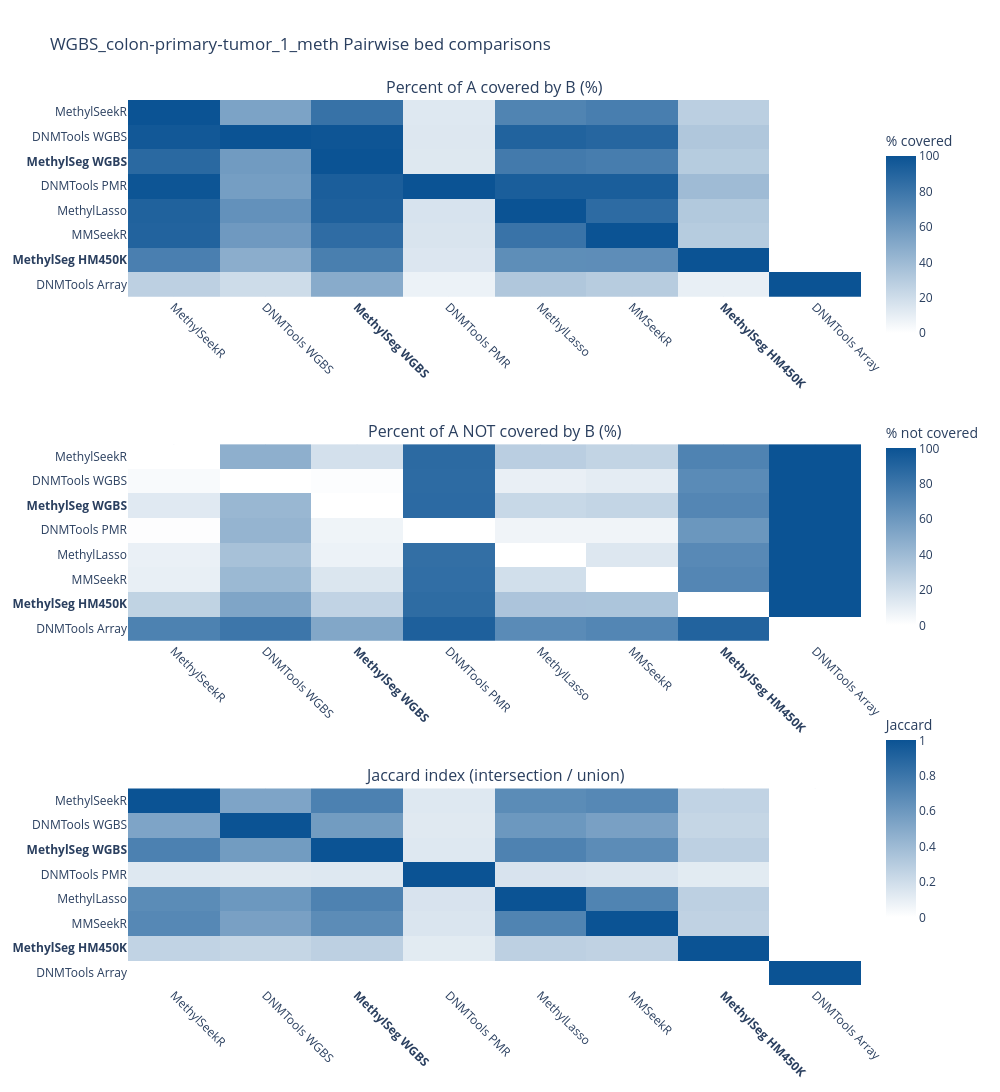

The notebook cell saved with this chart:
### Code cell
COMPARISON_TOOL_LABELS = {
    "methylseg": "MethylSeg WGBS",
    "methylseg_wgbs": "MethylSeg WGBS",
    "methylseg_hm450k": "MethylSeg HM450K",
    "methylseekr": "MethylSeekR",
    "dnmtools": "DNMTools WGBS",
    "dnmtools_array": "DNMTools Array",
    "dnmtools_pmr": "DNMTools PMR",
    "mmseekr": "MMSeekR",
    "methyl_lasso": "MethylLasso",
    "methylasso": "MethylLasso",
}

ARRAY_MODE_TOOLS = ["methylseg_hm450k", "dnmtools_array"]
BOLD_HEATMAP_LABELS = {"MethylSeg WGBS", "MethylSeg HM450K"}

def reorder_comparison_matrix(matrix_df: pd.DataFrame) -> pd.DataFrame:
    ordered_tools = [tool for tool in matrix_df.index if tool not in ARRAY_MODE_TOOLS]
    ordered_tools.extend(tool for tool in ARRAY_MODE_TOOLS if tool in matrix_df.index)
    return matrix_df.loc[ordered_tools, ordered_tools]

def relabel_comparison_matrix(matrix_df: pd.DataFrame) -> pd.DataFrame:
    display_df = matrix_df.copy()
    display_labels = [COMPARISON_TOOL_LABELS.get(tool, tool) for tool in display_df.index]
    display_df.index = display_labels
    display_df.columns = display_labels
    return display_df

plot_jaccard_matrix = relabel_comparison_matrix(reorder_comparison_matrix(jaccard_matrix)).round(4)
plot_pct_covered_matrix = relabel_comparison_matrix(
    reorder_comparison_matrix((pct_covered_matrix * 100.0).round(4))
)
plot_pct_not_covered_matrix = (100.0 - plot_pct_covered_matrix).round(4)

white_blue = HEATMAP_COLOR_SCALES["white_to_blue"]

heatmap_names = plot_jaccard_matrix.index.tolist()
heatmap_tick_labels = [
    f"<b>{label}</b>" if label in BOLD_HEATMAP_LABELS else label
    for label in heatmap_names
]

fig = make_subplots(
    rows=3,
    cols=1,
    subplot_titles=(
        "Percent of A covered by B (%)",
        "Percent of A NOT covered by B (%)",
        "Jaccard index (intersection / union)",
    ),
)

fig.add_trace(
    go.Heatmap(
        z=plot_pct_covered_matrix.values,
        x=heatmap_names,
        y=heatmap_names,
        zmin=0,
        zmax=100,
        colorscale=white_blue,
        colorbar=dict(title="% covered", lenmode="fraction", len=0.25, y=0.85),
        hovertemplate="A: %{y}<br>B: %{x}<br>% covered: %{z:.2f}%<extra></extra>",
    ),
    row=1,
    col=1,
)

fig.add_trace(
    go.Heatmap(
        z=plot_pct_not_covered_matrix.values,
        x=heatmap_names,
        y=heatmap_names,
        zmin=0,
        zmax=100,
        colorscale=white_blue,
        colorbar=dict(title="% not covered", lenmode="fraction", len=0.25, y=0.52),
        hovertemplate="A: %{y}<br>B: %{x}<br>% not covered: %{z:.2f}%<extra></extra>",
    ),
    row=2,
    col=1,
)

fig.add_trace(
    go.Heatmap(
        z=plot_jaccard_matrix.values,
        x=heatmap_names,
        y=heatmap_names,
        zmin=0,
        zmax=1,
        colorscale=white_blue,
        colorbar=dict(title="Jaccard", lenmode="fraction", len=0.25, y=0.19),
        hovertemplate="A: %{y}<br>B: %{x}<br>Jaccard: %{z:.4f}<extra></extra>",
    ),
    row=3,
    col=1,
)

fig.update_layout(
    height=1200,
    width=1000,
    title_text=f"{sample_id} Pairwise bed comparisons",
    template="plotly_white",
    margin=dict(l=120, r=40, t=100, b=80),
)

fig.update_yaxes(
    autorange="reversed",
    tickmode="array",
    tickvals=heatmap_names,
    ticktext=heatmap_tick_labels,
)
fig.update_xaxes(
    tickangle=45,
    tickmode="array",
    tickvals=heatmap_names,
    ticktext=heatmap_tick_labels,
)

fig.show()

### Figure 1 — Plotly figure (JSON) as saved in the notebook; plotly's stock layout.template omitted (floating-point values rounded to 4 significant figures)
{"data": [{"colorbar": {"len": 0.25, "lenmode": "fraction", "title": {"text": "% covered"}, "y": 0.85}, "colorscale": [[0, "#FFFFFF"], [1, "#0B5394"]], "hovertemplate": "A: %{y}<br>B: %{x}<br>% covered: %{z:.2f}%<extra></extra>", "type": "heatmap", "x": ["MethylSeekR", "DNMTools WGBS", "MethylSeg WGBS", "DNMTools PMR", "MethylLasso", "MMSeekR", "MethylSeg HM450K", "DNMTools Array"], "xaxis": "x", "y": ["MethylSeekR", "DNMTools WGBS", "MethylSeg WGBS", "DNMTools PMR", "MethylLasso", "MMSeekR", "MethylSeg HM450K", "DNMTools Array"], "yaxis": "y", "z": [[100.0, 53.53, 81.95, 13.51, 71.62, 74.86, 27.75, 0.0405], [97.11, 100.0, 98.88, 13.99, 90.85, 88.77, 32.37, 0.0555], [87.48, 58.19, 100.0, 13.62, 77.2, 75.46, 29.81, 0.0775], [99.01, 56.5, 93.46, 100.0, 93.66, 93.71, 39.36, 0.0844], [91.51, 63.99, 92.4, 16.33, 100.0, 85.95, 31.52, 0.0615], [90.43, 59.11, 85.39, 15.45, 81.25, 100.0, 29.89, 0.0534], [74.18, 47.7, 74.64, 14.36, 65.95, 66.13, 100.0, 0.0367], [27.2, 20.55, 48.77, 7.742, 32.37, 29.7, 9.222, 100.0]], "zmax": 100, "zmin": 0}, {"colorbar": {"len": 0.25, "lenmode": "fraction", "title": {"text": "% not covered"}, "y": 0.52}, "colorscale": [[0, "#FFFFFF"], [1, "#0B5394"]], "hovertemplate": "A: %{y}<br>B: %{x}<br>% not covered: %{z:.2f}%<extra></extra>", "type": "heatmap", "x": ["MethylSeekR", "DNMTools WGBS", "MethylSeg WGBS", "DNMTools PMR", "MethylLasso", "MMSeekR", "MethylSeg HM450K", "DNMTools Array"], "xaxis": "x2", "y": ["MethylSeekR", "DNMTools WGBS", "MethylSeg WGBS", "DNMTools PMR", "MethylLasso", "MMSeekR", "MethylSeg HM450K", "DNMTools Array"], "yaxis": "y2", "z": [[0.0, 46.47, 18.05, 86.49, 28.38, 25.14, 72.25, 99.96], [2.888, 0.0, 1.115, 86.01, 9.15, 11.23, 67.63, 99.94], [12.52, 41.81, 0.0, 86.38, 22.8, 24.54, 70.19, 99.92], [0.9905, 43.5, 6.545, 0.0, 6.336, 6.294, 60.64, 99.92], [8.493, 36.01, 7.595, 83.67, 0.0, 14.05, 68.48, 99.94], [9.574, 40.89, 14.61, 84.55, 18.75, 0.0, 70.11, 99.95], [25.82, 52.3, 25.36, 85.64, 34.05, 33.87, 0.0, 99.96], [72.8, 79.45, 51.23, 92.26, 67.63, 70.3, 90.78, 0.0]], "zmax": 100, "zmin": 0}, {"colorbar": {"len": 0.25, "lenmode": "fraction", "title": {"text": "Jaccard"}, "y": 0.19}, "colorscale": [[0, "#FFFFFF"], [1, "#0B5394"]], "hovertemplate": "A: %{y}<br>B: %{x}<br>Jaccard: %{z:.4f}<extra></extra>", "type": "heatmap", "x": ["MethylSeekR", "DNMTools WGBS", "MethylSeg WGBS", "DNMTools PMR", "MethylLasso", "MMSeekR", "MethylSeg HM450K", "DNMTools Array"], "xaxis": "x3", "y": ["MethylSeekR", "DNMTools WGBS", "MethylSeg WGBS", "DNMTools PMR", "MethylLasso", "MMSeekR", "MethylSeg HM450K", "DNMTools Array"], "yaxis": "y3", "z": [[1.0, 0.5269, 0.7335, 0.1349, 0.6715, 0.6936, 0.253, 0.0004], [0.5269, 1.0, 0.5781, 0.1263, 0.6011, 0.55, 0.2389, 0.0006], [0.7335, 0.5781, 1.0, 0.1349, 0.7259, 0.6684, 0.2707, 0.0008], [0.1349, 0.1263, 0.1349, 1.0, 0.1616, 0.1529, 0.1176, 0.0008], [0.6715, 0.6011, 0.7259, 0.1616, 1.0, 0.7172, 0.2711, 0.0006], [0.6936, 0.55, 0.6684, 0.1529, 0.7172, 1.0, 0.2592, 0.0005], [0.253, 0.2389, 0.2707, 0.1176, 0.2711, 0.2592, 1.0, 0.0004], [0.0004, 0.0006, 0.0008, 0.0008, 0.0006, 0.0005, 0.0004, 1.0]], "zmax": 1, "zmin": 0}], "layout": {"annotations": [{"font": {"size": 16}, "showarrow": false, "text": "Percent of A covered by B (%)", "x": 0.5, "xanchor": "center", "xref": "paper", "y": 1, "yanchor": "bottom", "yref": "paper"}, {"font": {"size": 16}, "showarrow": false, "text": "Percent of A NOT covered by B (%)", "x": 0.5, "xanchor": "center", "xref": "paper", "y": 0.6111, "yanchor": "bottom", "yref": "paper"}, {"font": {"size": 16}, "showarrow": false, "text": "Jaccard index (intersection / union)", "x": 0.5, "xanchor": "center", "xref": "paper", "y": 0.2222, "yanchor": "bottom", "yref": "paper"}], "height": 1200, "margin": {"b": 80, "l": 120, "r": 40, "t": 100}, "title": {"text": "WGBS_colon-primary-tumor_1_meth Pairwise bed comparisons"}, "width": 1000, "xaxis": {"anchor": "y", "domain": [0, 1], "tickangle": 45, "tickmode": "array", "ticktext": ["MethylSeekR", "DNMTools WGBS", "<b>MethylSeg WGBS</b>", "DNMTools PMR", "MethylLasso", "MMSeekR", "<b>MethylSeg HM450K</b>", "DNMTools Array"], "tickvals": ["MethylSeekR", "DNMTools WGBS", "MethylSeg WGBS", "DNMTools PMR", "MethylLasso", "MMSeekR", "MethylSeg HM450K", "DNMTools Array"]}, "xaxis2": {"anchor": "y2", "domain": [0, 1], "tickangle": 45, "tickmode": "array", "ticktext": ["MethylSeekR", "DNMTools WGBS", "<b>MethylSeg WGBS</b>", "DNMTools PMR", "MethylLasso", "MMSeekR", "<b>MethylSeg HM450K</b>", "DNMTools Array"], "tickvals": ["MethylSeekR", "DNMTools WGBS", "MethylSeg WGBS", "DNMTools PMR", "MethylLasso", "MMSeekR", "MethylSeg HM450K", "DNMTools Array"]}, "xaxis3": {"anchor": "y3", "domain": [0, 1], "tickangle": 45, "tickmode": "array", "ticktext": ["MethylSeekR", "DNMTools WGBS", "<b>MethylSeg WGBS</b>", "DNMTools PMR", "MethylLasso", "MMSeekR", "<b>MethylSeg HM450K</b>", "DNMTools Array"], "tickvals": ["MethylSeekR", "DNMTools WGBS", "MethylSeg WGBS", "DNMTools PMR", "MethylLasso", "MMSeekR", "MethylSeg HM450K", "DNMTools Array"]}, "yaxis": {"anchor": "x", "autorange": "reversed", "domain": [0.7778, 1], "tickmode": "array", "ticktext": ["MethylSeekR", "DNMTools WGBS", "<b>MethylSeg WGBS</b>", "DNMTools PMR", "MethylLasso", "MMSeekR", "<b>MethylSeg HM450K</b>", "DNMTools Array"], "tickvals": ["MethylSeekR", "DNMTools WGBS", "MethylSeg WGBS", "DNMTools PMR", "MethylLasso", "MMSeekR", "MethylSeg HM450K", "DNMTools Array"]}, "yaxis2": {"anchor": "x2", "autorange": "reversed", "domain": [0.3889, 0.6111], "tickmode": "array", "ticktext": ["MethylSeekR", "DNMTools WGBS", "<b>MethylSeg WGBS</b>", "DNMTools PMR", "MethylLasso", "MMSeekR", "<b>MethylSeg HM450K</b>", "DNMTools Array"], "tickvals": ["MethylSeekR", "DNMTools WGBS", "MethylSeg WGBS", "DNMTools PMR", "MethylLasso", "MMSeekR", "MethylSeg HM450K", "DNMTools Array"]}, "yaxis3": {"anchor": "x3", "autorange": "reversed", "domain": [0, 0.2222], "tickmode": "array", "ticktext": ["MethylSeekR", "DNMTools WGBS", "<b>MethylSeg WGBS</b>", "DNMTools PMR", "MethylLasso", "MMSeekR", "<b>MethylSeg HM450K</b>", "DNMTools Array"], "tickvals": ["MethylSeekR", "DNMTools WGBS", "MethylSeg WGBS", "DNMTools PMR", "MethylLasso", "MMSeekR", "MethylSeg HM450K", "DNMTools Array"]}}}
